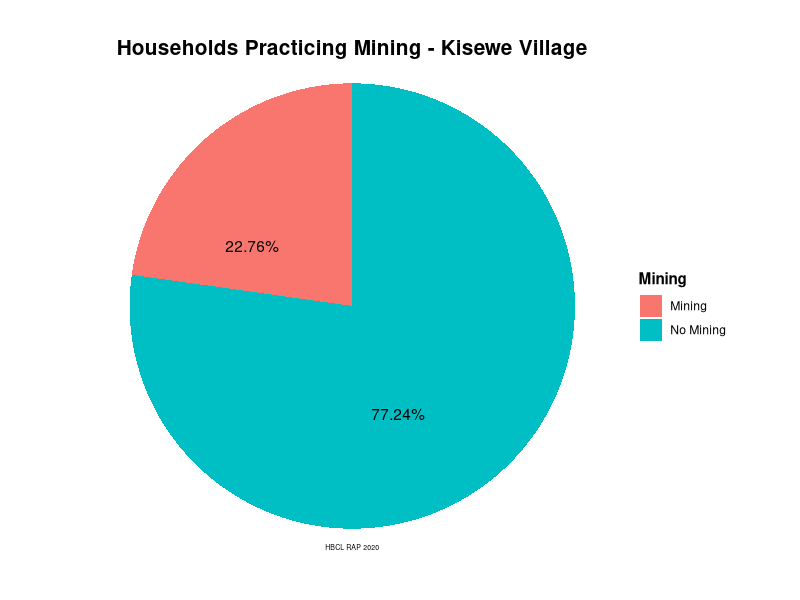
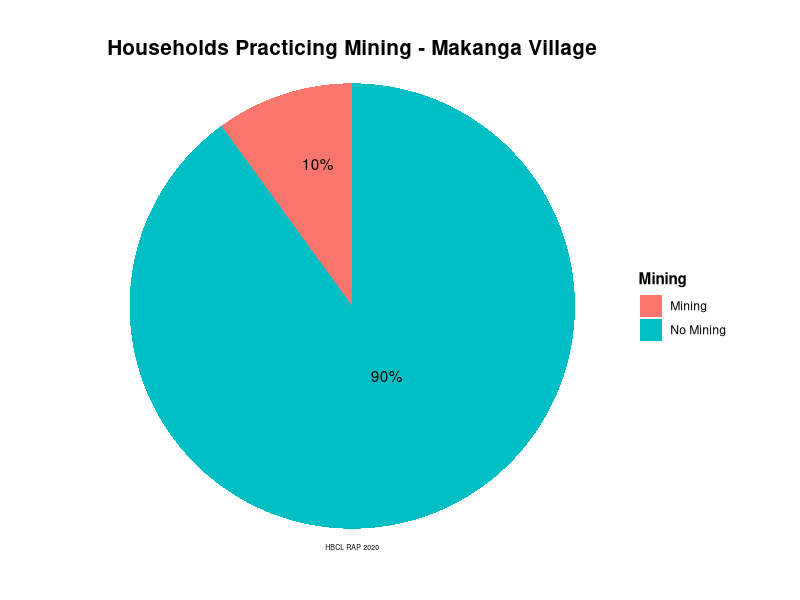
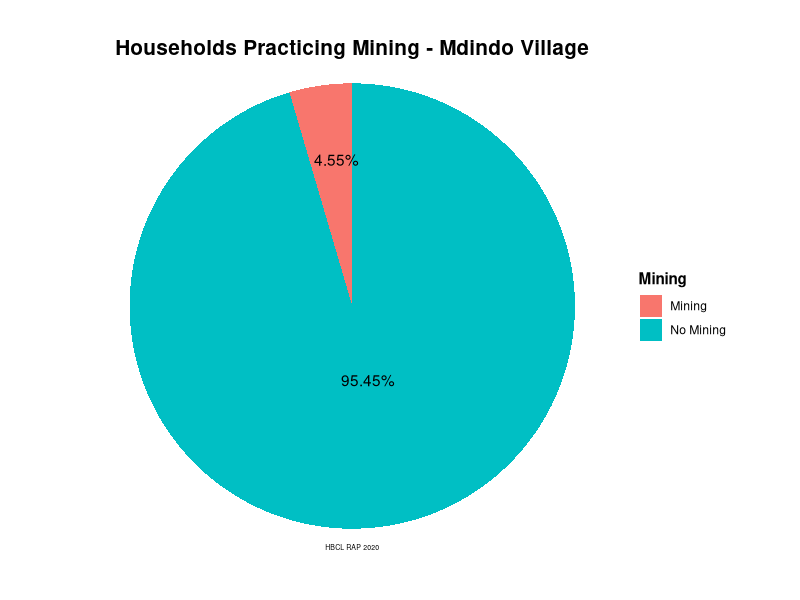
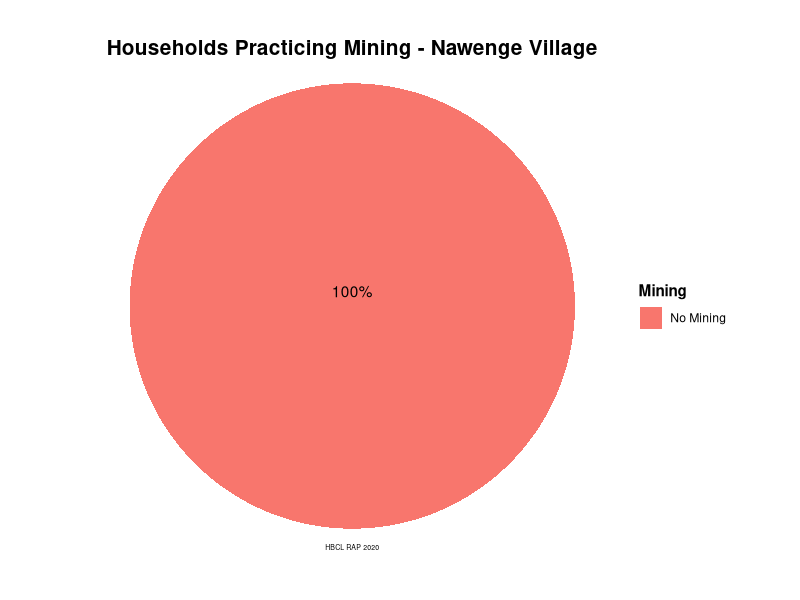

The R script that drew these images, in order:
    # Household Survey data analysis - MINING
    # Harmonic Biosphere Company Limited 
    # Wilbert J. Simbila
    # June, 2020
    
    # Set working directory --------------------------------------------------------
    setwd("~")
    dir.create("RAP", showWarnings = FALSE)
    setwd("~/RAP")
    
    # Load/install required packageslibralies ---------------------------------------
    library(tidyverse)
    library(scales)
    library(ggrepel)
    
    
    options(scipen = 999)
    
    
    df<-read.csv("Household_Survey.csv",check.names = TRUE,stringsAsFactors = FALSE)
    
    
    # Renaming varibales
    df<-df %>% 
      rename(Respondent_Name = Respondent_.Name,
             HoH_N = HoH_.N, HM1_N = HM1_.N, HM7_G = HM6_G.1, HM8_G = HM_G)
    
    # b)	Percentage of the PAPS informal gold mining each of affected village by the project
    df_Mine <- df %>% 
      select(Village, Mining) %>%
      mutate(Mining = ifelse(Mining == "-", "No", Mining)) %>% 
      group_by(Village, Mining) %>% 
      summarise(Mine_Activ = n()) %>%
      ungroup()%>% 
      pivot_wider(names_from = "Mining", values_from = "Mine_Activ")%>%
      replace(is.na(.),0)%>%
      mutate(Total = rowSums(.[2:3]))%>%
      mutate(No_Perc = round(No/Total*100, digits = 2),
             Yes_Perc = round(Yes/Total*100, digits = 2))%>% 
      pivot_longer(cols = 5:6, names_to = "Mining", values_to = "Percentages") %>% 
      mutate(Mining = ifelse(Mining == "No_Perc", "No Mining", "Mining")) %>% 
      view()
    
    # Kisewe Mining Pie Chat
    df_Mine %>% 
      filter(Village == "Kisewe") %>% 
      ggplot(aes(x = "", y = Percentages, fill = Mining))+
      geom_bar(stat = "identity")+
      coord_polar("y", start = 0)+
      geom_text(aes(label =  str_c(Percentages, "%")), position = position_stack(vjust = 0.5), vjust = 2.5, hjust = 1)+
      labs(title = "Households Practicing Mining - Kisewe Village", caption = "HBCL RAP 2020")+
      theme_void()+
      theme(plot.title = element_text(size = 15, vjust = -5.5, hjust = 0.5, face = "bold"))+
      theme(plot.caption = element_text(size = 5, vjust = 25, hjust = 0.5))+
      theme(legend.title = element_text(face = "bold"))
    
    # Makanga Mining Pie Chat
    df_Mine %>% 
      filter(Village == "Makanga") %>% 
      ggplot(aes(x = "", y = Percentages, fill = Mining))+
      geom_bar(stat = "identity")+
      coord_polar("y", start = 0)+
      geom_text(aes(label =  str_c(Percentages, "%")), position = position_stack(vjust = 0.5), vjust = -2.5, hjust = 0.5)+
      labs(title = "Households Practicing Mining - Makanga Village", caption = "HBCL RAP 2020")+
      theme_void()+
      theme(plot.title = element_text(size = 15, vjust = -5.5, hjust = 0.5, face = "bold"))+
      theme(plot.caption = element_text(size = 5, vjust = 25, hjust = 0.5))+
      theme(legend.title = element_text(face = "bold"))
    
    # Mdindo Mining Pie Chat
    df_Mine %>% 
      filter(Village == "Mdindo") %>% 
      ggplot(aes(x = "", y = Percentages, fill = Mining))+
      geom_bar(stat = "identity")+
      coord_polar("y", start = 0)+
      geom_text(aes(label =  str_c(Percentages, "%")), position = position_stack(vjust = 0.5), vjust = -2.5, hjust = 0.5)+
      labs(title = "Households Practicing Mining - Mdindo Village", caption = "HBCL RAP 2020")+
      theme_void()+
      theme(plot.title = element_text(size = 15, vjust = -5.5, hjust = 0.5, face = "bold"))+
      theme(plot.caption = element_text(size = 5, vjust = 25, hjust = 0.5))+
      theme(legend.title = element_text(face = "bold"))
    
    # Nawenge Mining Pie Chat
    df_Mine %>% 
      filter(Village == "Nawenge") %>%
      filter(Percentages > 0) %>% 
      ggplot(aes(x = "", y = Percentages, fill = Mining))+
      geom_bar(stat = "identity")+
      coord_polar("y", start = 0)+
      geom_text(aes(label =  str_c(Percentages, "%")), position = position_stack(vjust = 0.5), vjust = -10, hjust = 0.5)+
      labs(title = "Households Practicing Mining - Nawenge Village", caption = "HBCL RAP 2020")+
      theme_void()+
      theme(plot.title = element_text(size = 15, vjust = -5.5, hjust = 0.5, face = "bold"))+
      theme(plot.caption = element_text(size = 5, vjust = 25, hjust = 0.5))+
      theme(legend.title = element_text(face = "bold"))
    
